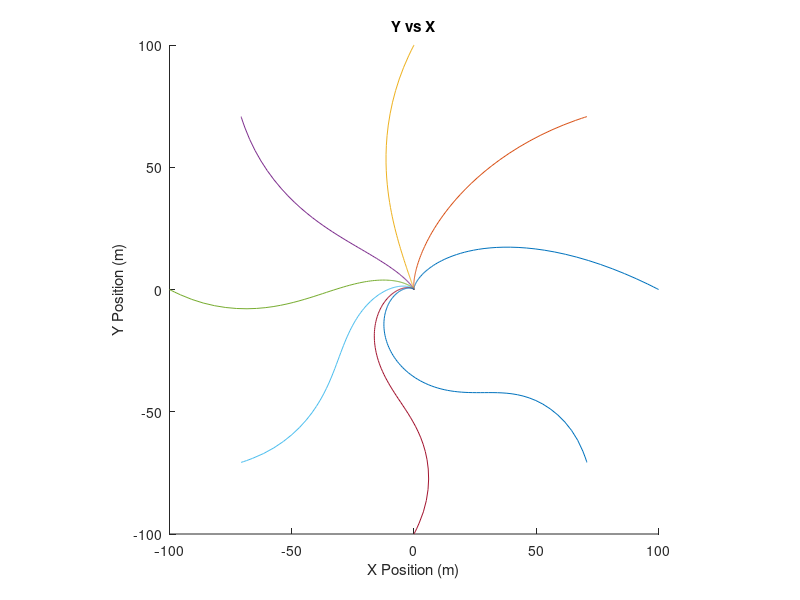
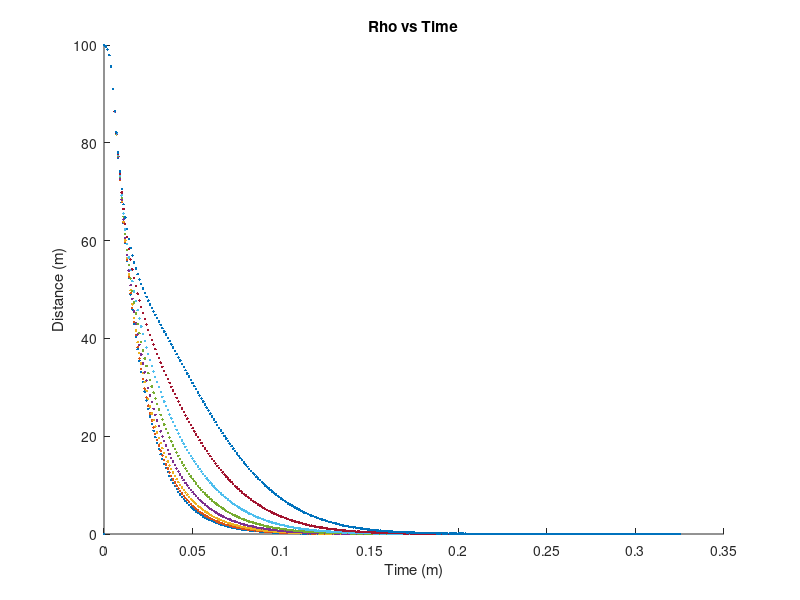

The MATLAB script that drew these images, in order:
clear;clc;
T=1/1000; %Sampling Interval in Seconds
t=zeros(1,1000);
index=0;

%Gains
k1=3.0;
k2=8.0;
k3=-1.5;

%Goal
theta=pi/2;

for index=0:1:7
    
    %Initialize arrays for system states
    rho=zeros(1,1000);
    alpha=zeros(1,1000);
    beta=zeros(1,1000);
    x=zeros(1,1000);
    y=zeros(1,1000);
    
    %Initial Conditions all in radians, index=0 is pure pursuit
    rho(1)=100;
    alpha(1)=0; %45 deg
    beta(1)=index*pi/4; %45 deg
    %Convert to cartesian form
    x(1)=rho(1)*cos(beta(1));
    y(1)=rho(1)*sin(beta(1));
    
    k=1;
    for n=2:1:1000
        
        t(n)=(n-1)*T;
        %Update state variables
        rho(n)=rho(n-1)+k*T*(-k1*rho(n-1)*cos(alpha(n-1)));
        alpha(n)=alpha(n-1)+k*T*(k1*sin(alpha(n-1))-k2*alpha(n-1)-k3*beta(n-1));
        beta(n)=beta(n-1)+k*T*(-k1*sin(alpha(n-1))+theta);
        
        %Conversion to cartesian form
        x(n)=rho(n)*cos(beta(n));
        y(n)=rho(n)*sin(beta(n));
        if k<=10
            k=k*2;
        elseif k<=20
            k=k+1;
        end
        
        %Use some bound to stop simulation as states approach zero but
        % never necessarily reach zero.
        %     if x(n) <= 0.001
        %         break;
        %     end
        %     if y(n) <= 0.001
        %         break;
        %     end
        if rho(n) <= 0.0001
            break;
        end
        %         if alpha(n) <= 0.001
        %             break;
        %         end
        %         if beta(n) <= 0.001
        %             break;
        %         end
    end
    
    %Convert all angles to degrees for plotting purposes only:
    for n=1:1:1000
        alpha(n)=alpha(n)*180/pi;
        beta(n)=beta(n)*180/pi;
    end
    
    figure(1)
    hold on
    title('Y vs X')
    xlabel('X Position (m)')
    ylabel('Y Position (m)')
    plot(x,y)
    pbaspect([1 1 1])
    
    figure(2)
    hold on
    title('Rho vs Time');
    xlabel('Time (m)')
    ylabel('Distance (m)')
    plot(t,rho,'.')
    
    %     figure(3)
    %     hold on
    %     title('Alpha vs Time')
    %     xlabel('Time (seconds)')
    %     ylabel('Alpha (degrees)')
    %     plot(t,alpha,'*')
    %
    %     figure(4)
    %     hold on
    %     title('Beta vs Time')
    %     xlabel('Time (seconds)')
    %     ylabel('Beta (degrees)')
    %     plot(t,beta,'*')
end